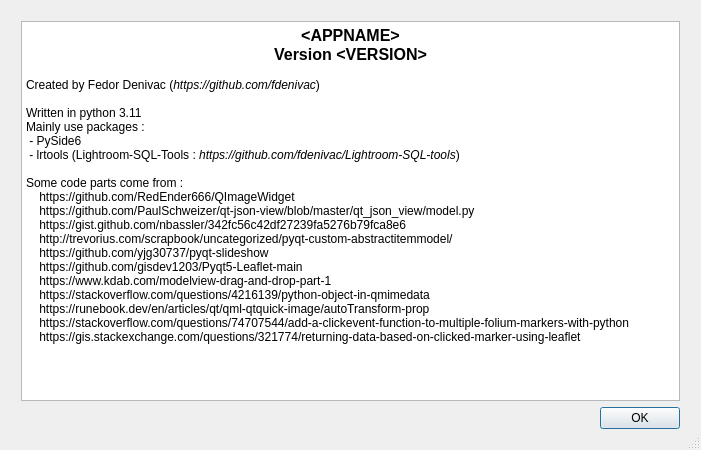
<?xml version="1.0" encoding="UTF-8"?>
<ui version="4.0">
 <class>Dialog</class>
 <widget class="QDialog" name="Dialog">
  <property name="geometry">
   <rect>
    <x>0</x>
    <y>0</y>
    <width>701</width>
    <height>450</height>
   </rect>
  </property>
  <property name="minimumSize">
   <size>
    <width>520</width>
    <height>300</height>
   </size>
  </property>
  <property name="windowTitle">
   <string>About Synology Photos Explorer</string>
  </property>
  <property name="layoutDirection">
   <enum>Qt::LayoutDirection::LeftToRight</enum>
  </property>
  <property name="sizeGripEnabled">
   <bool>true</bool>
  </property>
  <layout class="QGridLayout" name="gridLayout_2">
   <item row="0" column="0">
    <layout class="QGridLayout" name="gridLayout">
     <property name="leftMargin">
      <number>10</number>
     </property>
     <property name="topMargin">
      <number>10</number>
     </property>
     <property name="rightMargin">
      <number>10</number>
     </property>
     <property name="bottomMargin">
      <number>10</number>
     </property>
     <item row="0" column="0">
      <widget class="QTextEdit" name="textEdit">
       <property name="enabled">
        <bool>true</bool>
       </property>
       <property name="focusPolicy">
        <enum>Qt::FocusPolicy::NoFocus</enum>
       </property>
       <property name="acceptDrops">
        <bool>false</bool>
       </property>
       <property name="html">
        <string>&lt;!DOCTYPE HTML PUBLIC &quot;-//W3C//DTD HTML 4.0//EN&quot; &quot;http://www.w3.org/TR/REC-html40/strict.dtd&quot;&gt;
&lt;html&gt;&lt;head&gt;&lt;meta name=&quot;qrichtext&quot; content=&quot;1&quot; /&gt;&lt;meta charset=&quot;utf-8&quot; /&gt;&lt;style type=&quot;text/css&quot;&gt;
p, li { white-space: pre-wrap; }
hr { height: 1px; border-width: 0; }
li.unchecked::marker { content: &quot;\2610&quot;; }
li.checked::marker { content: &quot;\2612&quot;; }
&lt;/style&gt;&lt;/head&gt;&lt;body style=&quot; font-family:'Segoe UI'; font-size:9pt; font-weight:400; font-style:normal;&quot;&gt;
&lt;p align=&quot;center&quot; style=&quot; margin-top:0px; margin-bottom:0px; margin-left:0px; margin-right:0px; -qt-block-indent:0; text-indent:0px;&quot;&gt;&lt;span style=&quot; font-size:12pt; font-weight:700;&quot;&gt;&amp;lt;APPNAME&amp;gt;&lt;/span&gt;&lt;/p&gt;
&lt;p align=&quot;center&quot; style=&quot; margin-top:0px; margin-bottom:0px; margin-left:0px; margin-right:0px; -qt-block-indent:0; text-indent:0px;&quot;&gt;&lt;span style=&quot; font-size:12pt; font-weight:700;&quot;&gt;Version &amp;lt;VERSION&amp;gt;&lt;/span&gt;&lt;/p&gt;
&lt;p style=&quot;-qt-paragraph-type:empty; margin-top:0px; margin-bottom:0px; margin-left:0px; margin-right:0px; -qt-block-indent:0; text-indent:0px;&quot;&gt;&lt;br /&gt;&lt;/p&gt;
&lt;p style=&quot; margin-top:0px; margin-bottom:0px; margin-left:0px; margin-right:0px; -qt-block-indent:0; text-indent:0px;&quot;&gt;Created by Fedor Denivac (&lt;span style=&quot; font-style:italic;&quot;&gt;https://github.com/fdenivac&lt;/span&gt;)&lt;/p&gt;
&lt;p style=&quot;-qt-paragraph-type:empty; margin-top:0px; margin-bottom:0px; margin-left:0px; margin-right:0px; -qt-block-indent:0; text-indent:0px;&quot;&gt;&lt;br /&gt;&lt;/p&gt;
&lt;p style=&quot; margin-top:0px; margin-bottom:0px; margin-left:0px; margin-right:0px; -qt-block-indent:0; text-indent:0px;&quot;&gt;Written in python 3.11&lt;/p&gt;
&lt;p style=&quot; margin-top:0px; margin-bottom:0px; margin-left:0px; margin-right:0px; -qt-block-indent:0; text-indent:0px;&quot;&gt;Mainly use packages :&lt;/p&gt;
&lt;p style=&quot; margin-top:0px; margin-bottom:0px; margin-left:0px; margin-right:0px; -qt-block-indent:0; text-indent:0px;&quot;&gt; - PySide6&lt;br /&gt; - lrtools (Lightroom-SQL-Tools : &lt;span style=&quot; font-style:italic;&quot;&gt;https://github.com/fdenivac/Lightroom-SQL-tools&lt;/span&gt;)&lt;/p&gt;
&lt;p style=&quot;-qt-paragraph-type:empty; margin-top:0px; margin-bottom:0px; margin-left:0px; margin-right:0px; -qt-block-indent:0; text-indent:0px;&quot;&gt;&lt;br /&gt;&lt;/p&gt;
&lt;p style=&quot; margin-top:0px; margin-bottom:0px; margin-left:0px; margin-right:0px; -qt-block-indent:0; text-indent:0px;&quot;&gt;Some code parts come from :&lt;/p&gt;
&lt;p style=&quot; margin-top:0px; margin-bottom:0px; margin-left:0px; margin-right:0px; -qt-block-indent:0; text-indent:0px;&quot;&gt;    https://github.com/RedEnder666/QImageWidget&lt;/p&gt;
&lt;p style=&quot; margin-top:0px; margin-bottom:0px; margin-left:0px; margin-right:0px; -qt-block-indent:0; text-indent:0px;&quot;&gt;    https://github.com/PaulSchweizer/qt-json-view/blob/master/qt_json_view/model.py&lt;/p&gt;
&lt;p style=&quot; margin-top:0px; margin-bottom:0px; margin-left:0px; margin-right:0px; -qt-block-indent:0; text-indent:0px;&quot;&gt;    https://gist.github.com/nbassler/342fc56c42df27239fa5276b79fca8e6&lt;/p&gt;
&lt;p style=&quot; margin-top:0px; margin-bottom:0px; margin-left:0px; margin-right:0px; -qt-block-indent:0; text-indent:0px;&quot;&gt;    http://trevorius.com/scrapbook/uncategorized/pyqt-custom-abstractitemmodel/&lt;/p&gt;
&lt;p style=&quot; margin-top:0px; margin-bottom:0px; margin-left:0px; margin-right:0px; -qt-block-indent:0; text-indent:0px;&quot;&gt;    https://github.com/yjg30737/pyqt-slideshow&lt;/p&gt;
&lt;p style=&quot; margin-top:0px; margin-bottom:0px; margin-left:0px; margin-right:0px; -qt-block-indent:0; text-indent:0px;&quot;&gt;    https://github.com/gisdev1203/Pyqt5-Leaflet-main&lt;/p&gt;
&lt;p style=&quot; margin-top:0px; margin-bottom:0px; margin-left:0px; margin-right:0px; -qt-block-indent:0; text-indent:0px;&quot;&gt;    https://www.kdab.com/modelview-drag-and-drop-part-1&lt;/p&gt;
&lt;p style=&quot; margin-top:0px; margin-bottom:0px; margin-left:0px; margin-right:0px; -qt-block-indent:0; text-indent:0px;&quot;&gt;    https://stackoverflow.com/questions/4216139/python-object-in-qmimedata&lt;/p&gt;
&lt;p style=&quot; margin-top:0px; margin-bottom:0px; margin-left:0px; margin-right:0px; -qt-block-indent:0; text-indent:0px;&quot;&gt;    https://runebook.dev/en/articles/qt/qml-qtquick-image/autoTransform-prop&lt;/p&gt;
&lt;p style=&quot; margin-top:0px; margin-bottom:0px; margin-left:0px; margin-right:0px; -qt-block-indent:0; text-indent:0px;&quot;&gt;    https://stackoverflow.com/questions/74707544/add-a-clickevent-function-to-multiple-folium-markers-with-python&lt;/p&gt;
&lt;p style=&quot; margin-top:0px; margin-bottom:0px; margin-left:0px; margin-right:0px; -qt-block-indent:0; text-indent:0px;&quot;&gt;    https://gis.stackexchange.com/questions/321774/returning-data-based-on-clicked-marker-using-leaflet&lt;/p&gt;
&lt;p style=&quot;-qt-paragraph-type:empty; margin-top:0px; margin-bottom:0px; margin-left:0px; margin-right:0px; -qt-block-indent:0; text-indent:0px;&quot;&gt;&lt;br /&gt;&lt;/p&gt;&lt;/body&gt;&lt;/html&gt;</string>
       </property>
      </widget>
     </item>
     <item row="1" column="0">
      <widget class="QDialogButtonBox" name="buttonBox">
       <property name="orientation">
        <enum>Qt::Orientation::Horizontal</enum>
       </property>
       <property name="standardButtons">
        <set>QDialogButtonBox::StandardButton::Ok</set>
       </property>
      </widget>
     </item>
    </layout>
   </item>
  </layout>
 </widget>
 <resources/>
 <connections>
  <connection>
   <sender>buttonBox</sender>
   <signal>accepted()</signal>
   <receiver>Dialog</receiver>
   <slot>accept()</slot>
   <hints>
    <hint type="sourcelabel">
     <x>248</x>
     <y>254</y>
    </hint>
    <hint type="destinationlabel">
     <x>157</x>
     <y>274</y>
    </hint>
   </hints>
  </connection>
  <connection>
   <sender>buttonBox</sender>
   <signal>rejected()</signal>
   <receiver>Dialog</receiver>
   <slot>reject()</slot>
   <hints>
    <hint type="sourcelabel">
     <x>316</x>
     <y>260</y>
    </hint>
    <hint type="destinationlabel">
     <x>286</x>
     <y>274</y>
    </hint>
   </hints>
  </connection>
 </connections>
</ui>
